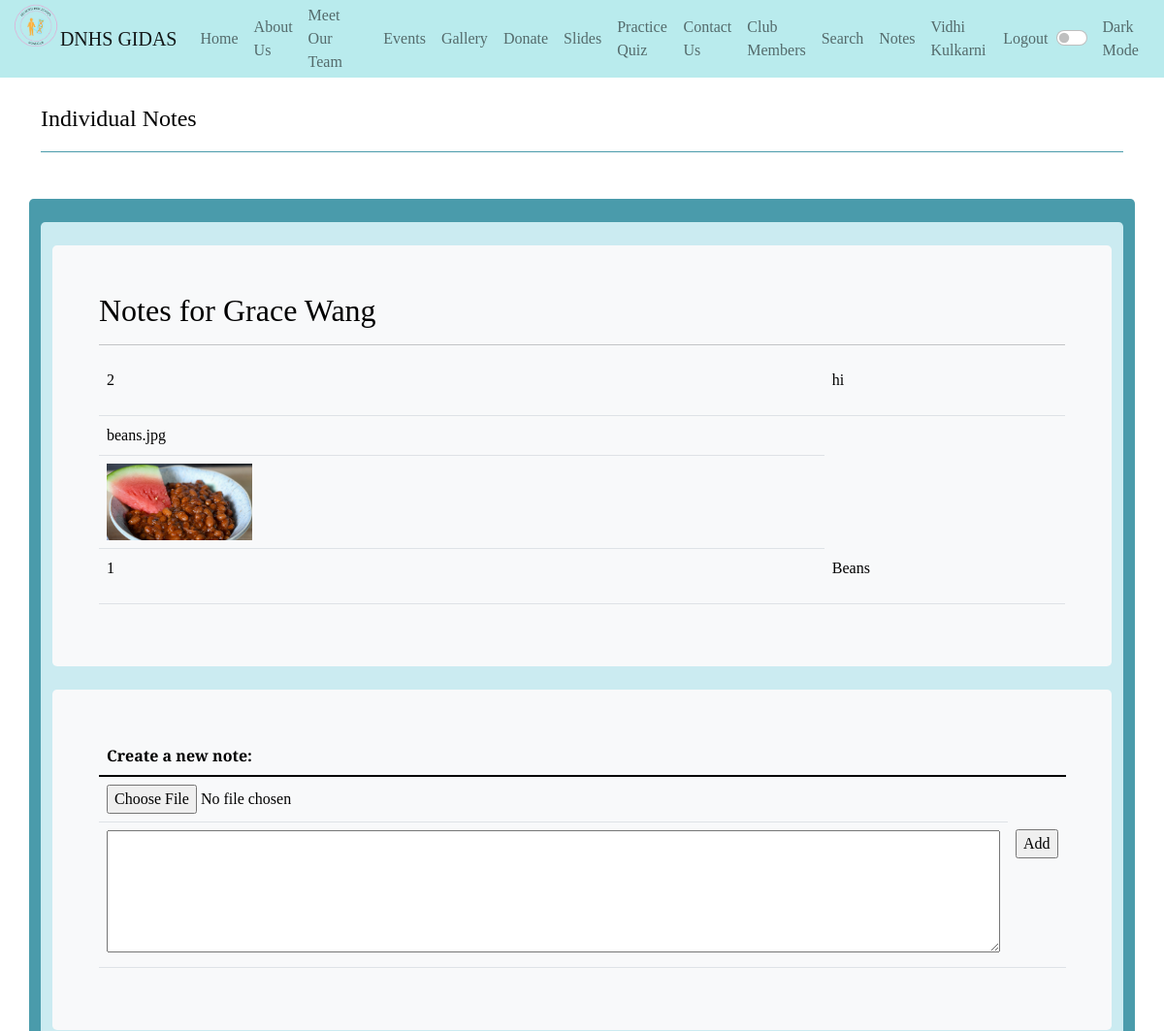
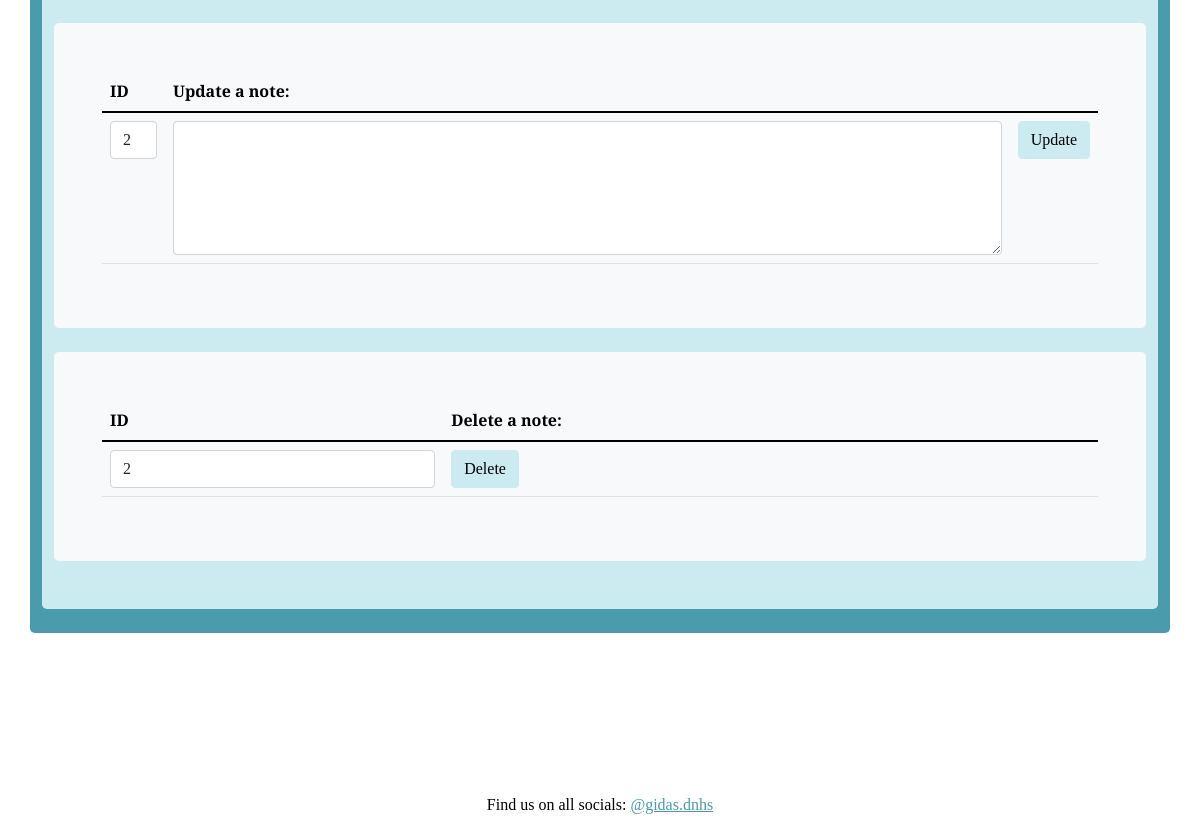
Screenshot of /notes/notes_select1 (signed in) with the database file from the repository (2 pictures, top to bottom).
### cruddy/model.py (models this page shows, shortened)
class Users(UserMixin, db.Model):
    userID = db.Column(db.Integer, primary_key=True)
    name = db.Column(db.String(255), unique=False, nullable=False)
    role = db.Column(db.String(255), unique=False, nullable=False)
    grade = db.Column(db.Integer, unique=False, nullable=False)
    email = db.Column(db.String(255), unique=True, nullable=False)
    password = db.Column(db.String(255), unique=False, nullable=False)
    notes = db.relationship("Notes", cascade='all, delete', backref='users', lazy=True)
    def read(self):
        return {
            "userID": self.userID,
            "name": self.name,
            "role": self.role,
            "grade": self.grade,
            "email": self.email,
            "password": self.password,
            "notes": self.notes,
            "query": "by_alc"  # This is for fun, a little watermark
        }
    def delete(self):
        db.session.delete(self)
        db.session.commit()
        return None

class Notes(db.Model):
    __tablename__ = 'notes'
    id = db.Column(db.Integer, primary_key=True)
    note = db.Column(db.Text, unique=False, nullable=False)
    image = db.Column(db.String, unique=False)
    userID = db.Column(db.Integer, db.ForeignKey('users.userID'))
    def read(self):
        return {
            "id": self.id,
            "note": self.note,
            "userID": self.userID,
            "image": self.image
        }

### notey/app_notes.py (the view)
@app_notes.route('/notes_select<userID>')
@login_required
def notes_select(userID):
    uo = user_by_id(userID)
    return notes_display(uo)

### cruddy/query.py (called while the page is built)
def user_by_id(userid):
    return Users.query.filter_by(userID=userid).first()

@login_manager.user_loader
def user_loader(user_id):
    if user_id is not None:
        return Users.query.get(user_id)
    return None

### notey/app_notes.py (called while the page is built)
def notes_display(uo):  # uo is user object
    user = ""
    list_notes = []
    if uo is not None:
        user = uo.read()  # extract user record (Dictionary)
        for note in uo.notes:  # loop through each user note
            note = note.read()  # extract note record (Dictionary)
            note['note'] = markdown.markdown(note['note'])  # convert markdown to html
            list_notes.append(note)  # prepare note list for render_template
        if list_notes is not None:
            list_notes.reverse()
    return render_template('notes.html', user=user, notes=list_notes)

### notey/templates/notey/notes.html (shortened to what this page needs)
<!DOCTYPE html>
{% extends 'layout.html' %}
{% block content %}
    <div class="container py-4">
        <header class="pb-3 mb-4 border-bottom border-primary text-dark">
            <span class="fs-4">Individual Notes</span>
        </header>
    </div>
    <div class="container py-4 text-light bg-primary rounded-3">
        <div class="container bg-secondary py-4 rounded-3">
            <div class="p-5 mb-4 bg-light text-dark rounded-3">
                <h2>Notes for {{ user.name }}</h2>
                <hr>
                <div class="table-responsive">
                    <table class="table">
                        <tbody>
                        {% for note in notes %}
                            {% if note.image %}
                                <tr>
                                    <td>{{ note.image }}</td>
                                </tr>
                                <tr>
                                    <td><image src="{{ url_for('uploads_endpoint', name=note.image) }}" style="width:150px"></image></td>
                                </tr>
                            {% endif %}
                        <tr>
                            <td>{{ note['id'] }}</td>
                            <td>{{ note.note | safe }}</td>
                        </tr>
                        {% endfor %}
                        </tbody>
                    </table>
                </div>
            </div>
            <div class="p-5 mb-4 bg-light text-dark rounded-3">
                <form id="note" method="POST" enctype="multipart/form-data" action={{url_for('notes.note_creator')}}>
                    <table class="table">
                        <thead>
                        <tr>
                            <th><label for="notes">Create a new note:</label></th>
                        </tr>
                        </thead>
                        <tbody>
                        <tr>
                            <td><input type="file" id="filename" name="filename" /></td>
                        </tr>
                        <tr>
                            <td><textarea rows = "5" cols = "100%" name = "notes" id="notes" required></textarea></td>
                            <td><input type="submit" value="Add" ></td>
                        </tr>
                        </tbody>
                    </table>
            </div>
            <div class="p-5 mb-4 bg-light text-dark rounded-3">
                <form method="POST" ID="update" action={{url_for('notes.update')}}>
                    <table class="table">
                        <thead>
                        <tr>
                            <th><label for="update_noteid">ID</label></th>
                            <th><label for="update_note">Update a note:</label></th>
                        </tr>
                        </thead>
                        <tbody>
                        <tr>
                            <td>
                                <select name="noteid" id="update_noteid" class="form-control">
                                    <optgroup label="Note ID" class="form-control">
                                        {% for note in notes %}
                                            <option label="{{ note['id'] }}" class="form-control">{{ note['id'] }}</option>
                                        {% endfor %}
                                    </optgroup>
                                </select>
                            </td>
                            <td><textarea class="form-control" rows = "5" cols = "100%" name = "notes" id="update_note" required></textarea></td>
                            <td><input class="btn btn-secondary" type="submit" value="Update" ></td>
                        </tr>
                        </tbody>
                    </table>
            </div>
            <div class="p-5 mb-4 bg-light text-dark rounded-3">
                <form method="POST" ID="delete" action={{url_for('notes.delete')}}>
                    <table class="table">
                        <thead>
                        <tr>
                            <th><label for="delete_noteid">ID</label></th>
                            <th><label for="delete_note">Delete a note:</label></th>
                        </tr>
                        </thead>
                        <tbody>
                        <tr>
                            <td>
                                <select name="noteid" id="delete_noteid" class="form-control">
                                    <optgroup label="Note ID" class="form-control">
                                        {% for note in notes %}
                                            <option label="{{ note['id'] }}" class="form-control">{{ note['id'] }}</option>
                                        {% endfor %}
                                    </optgroup>
                                </select>
                            </td>
                            <td><input class="btn btn-secondary" type="submit" value="Delete" ></td>
                        </tr>
                        </tbody>
                    </table>
            </div>
        </div>
    </div>
{% endblock %}

### templates/fragments/navbar.html (shortened to what this page needs)
<!DOCTYPE html>
<nav class="navbar navbar-expand-lg navbar-light bg-warning">
    <div class="container-fluid">
        <div class="btn-group">
            <nav class="navbar navbar-expand-lg navbar-light">
                <div class="logo-image">
                    <img src="/static/assets/GIDASlogo.png" class="img-fluid" size alt="">
                </div>
                <a class="navbar-brand">DNHS GIDAS</a>
                <div class="collapse navbar-collapse" id="navbarHome">
                    <ul class="navbar-nav">
                        <li class="nav-item active">
                            <a class="nav-link" href="{{ url_for('index') }}">Home</a>
                        </li>
                    </ul>
                </div>
                <div class="collapse navbar-collapse" id="navbarHome">
                    <ul class="navbar-nav">
                        <li class="nav-item active">
                            <a class="nav-link" href="{{ url_for('about') }}">About Us</a>
                        </li>
                    </ul>
                </div>
                <div class="collapse navbar-collapse" id="navbarHome">
                    <ul class="navbar-nav">
                        <li class="nav-item active">
                            <a class="nav-link" href="{{ url_for('team') }}">Meet Our Team</a>
                        </li>
                    </ul>
                </div>
                <div class="collapse navbar-collapse" id="navbarHome">
                    <ul class="navbar-nav">
                        <li class="nav-item active">
                            <a class="nav-link" href="{{ url_for('upcoming') }}">Events</a>
                        </li>
                    </ul>
                </div>
                <div class="collapse navbar-collapse" id="navbarHome">
                    <ul class="navbar-nav">
                        <li class="nav-item active">
                            <a class="nav-link" href="{{ url_for('content.content') }}">Gallery</a>
                        </li>
                    </ul>
                </div>
                <div class="collapse navbar-collapse" id="navbarHome">
                    <ul class="navbar-nav">
                        <li class="nav-item active">
                            <a class="nav-link" href="{{ url_for('donate') }}">Donate</a>
                        </li>
                    </ul>
                </div>
                <div class="collapse navbar-collapse" id="navbarHome">
                    <ul class="navbar-nav">
                        <li class="nav-item active">
                            <a class="nav-link" href="{{ url_for('slides') }}">Slides</a>
                        </li>
                    </ul>
                </div>
                <div class="collapse navbar-collapse" id="navbarHome">
                    <ul class="navbar-nav">
                        <li class="nav-item active">
                            <a class="nav-link" href="{{ url_for('practicequiz') }}">Practice Quiz</a>
                        </li>
                    </ul>
                </div>
                <div class="collapse navbar-collapse" id="navbarHome">
                    <ul class="navbar-nav">
                        <li class="nav-item active">
                            <a class="nav-link" href="{{ url_for('contact') }}">Contact Us</a>
                        </li>
                    </ul>
                </div>
                {% if current_user.is_authenticated %}
                    <div class="collapse navbar-collapse" id="navbarHome">
                        <ul class="navbar-nav">
                            <li class="nav-item active">
                                <a class="nav-link" href="{{ url_for('crud.crud') }}">Club Members</a>
                            </li>
                        </ul>
                    </div>
                    <div class="collapse navbar-collapse" id="navbarHome">
                        <ul class="navbar-nav">
                            <li class="nav-item active">
                                <a class="nav-link" href="{{ url_for('crud.search') }}">Search</a>
                            </li>
                        </ul>
                    </div>
                    <div class="collapse navbar-collapse" id="navbarHome">
                        <ul class="navbar-nav">
                            <li class="nav-item active">
                                <a class="nav-link" href="{{ url_for('notes.notes') }}">Notes</a>
                            </li>
                        </ul>
                    </div>
                    <div class="collapse navbar-collapse" id="navbarHome">
                        <ul class="navbar-nav">
                            <li class="nav-item active">
                                <a class="nav-link">{{ current_user.name }}</a>
                            </li>
                        </ul>
                    </div>
                    <div class="collapse navbar-collapse" id="navbarHome">
                        <ul class="navbar-nav">
                            <li class="nav-item active">
                                <a class="nav-link" href="{{ url_for('crud.crud_logout') }}">Logout</a>
                            </li>
                        </ul>
                    </div>
                {% endif %}
                <div class="form-check form-switch">
                    <label for="darkSwitch"></label><input type="checkbox" onclick="darkFunction()" class="form-check-input" id="darkSwitch">
                </div>
                <div class="collapse navbar-collapse" id="navbarHome">
                    <ul class="navbar-nav">
                        <li class="nav-item active">
                            <a class="nav-link" href="">Dark Mode</a>
                        </li>
                    </ul>
                </div>
            </nav>
        </div>
    </div>
</nav>

### templates/fragments/navbar.html (style rules this page uses)
.navbar { max-height: 80px; }
.logo-image { width: 75px; height: 75px; border-radius: 50%; margin-top: 0; }

### rows the page displays
Users: name "Vidhi Kulkarni"
Users: name "Grace Wang"
Notes: image "beans.jpg", image (picture), id "1", note "Beans"

### other values shown
{{ note['id'] }} "2"
{{ note.note | safe }} "hi"
form field noteid "2"
